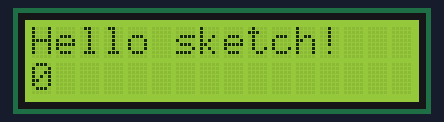
A sketch run on a simulated Arduino Uno, built with avr-gcc and run on an emulated ATmega328P. On the bench: 16×2 character LCD.

Above: at 0.3 s.
At 5.1 s:
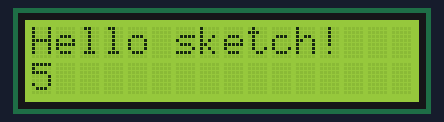
At 10.1 s:
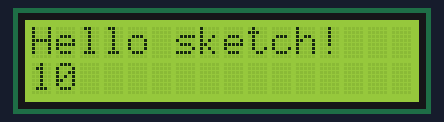
At 19.1 s:
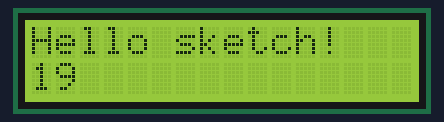
At 29.1 s:
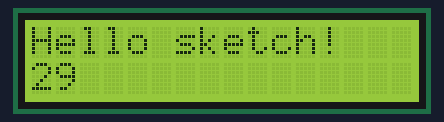
At 39.1 s:
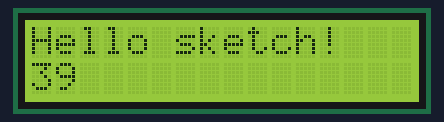

The sketch:

Hello1.ino
```cpp
// modeled on https://www.arduino.cc/en/Tutorial/HelloWorld

#include <LiquidCrystal.h>
LiquidCrystal lcd(2, 3, 4, 5, 6, 7);

void setup() {
    delay(200);  // https://forum.arduino.cc/index.php?topic=600452.0
    lcd.begin(16,2);
    lcd.setCursor(0,0);
    lcd.print("Hello sketch!");
 }
void loop() {
    lcd.setCursor(0,1);
    lcd.print(millis() / 1000);
}
```

Measured:
- what the display in image 0 shows lasts 0.7 s, from 0.3 s to 1.0 s
- what the display in image 1 shows lasts 1.0 s, from 5.0 s to 6.0 s
